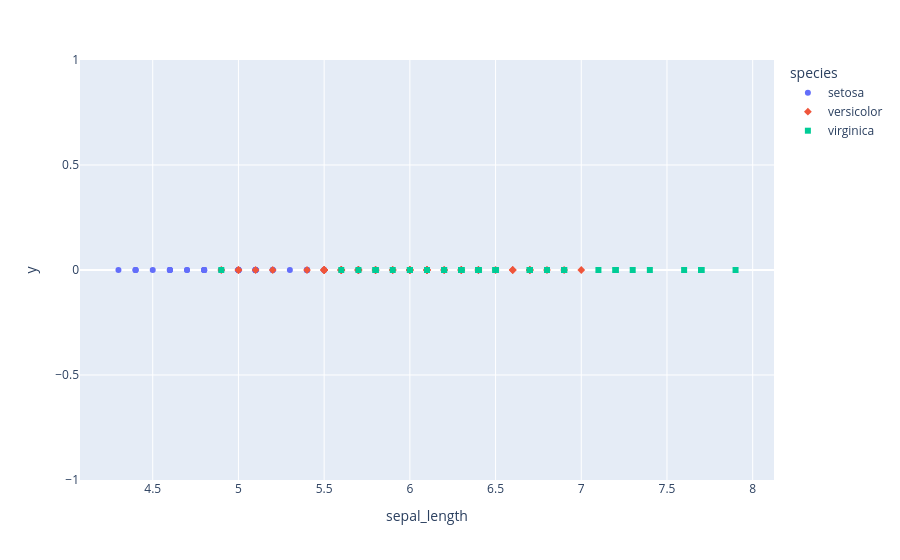

The cell this chart's notebook holds for it:
### Code cell
# .CSV File scater Plot for sepal_length

df2 = pd.read_csv("iris.csv")
fig3 = px.scatter(df2, x = "sepal_length", y = np.zeros(np.shape(df2)[0]) ,color="species", symbol="species")
fig3.show()

### Figure 1 — Plotly figure (JSON) as saved in the notebook; plotly's stock layout.template omitted (floating-point values rounded to 4 significant figures)
{"data": [{"hovertemplate": "species=setosa<br>sepal_length=%{x}<br>y=%{y}<extra></extra>", "legendgroup": "setosa", "marker": {"color": "#636efa", "symbol": "circle"}, "mode": "markers", "name": "setosa", "orientation": "v", "showlegend": true, "type": "scatter", "x": [5.1, 4.9, 4.7, 4.6, 5.0, 5.4, 4.6, 5.0, 4.4, 4.9, 5.4, 4.8, 4.8, 4.3, 5.8, 5.7, 5.4, 5.1, 5.7, 5.1, 5.4, 5.1, 4.6, 5.1, 4.8, 5.0, 5.0, 5.2, 5.2, 4.7, 4.8, 5.4, 5.2, 5.5, 4.9, 5.0, 5.5, 4.9, 4.4, 5.1, 5.0, 4.5, 4.4, 5.0, 5.1, 4.8, 5.1, 4.6, 5.3, 5.0], "xaxis": "x", "y": [0.0, 0.0, 0.0, 0.0, 0.0, 0.0, 0.0, 0.0, 0.0, 0.0, 0.0, 0.0, 0.0, 0.0, 0.0, 0.0, 0.0, 0.0, 0.0, 0.0, 0.0, 0.0, 0.0, 0.0, 0.0, 0.0, 0.0, 0.0, 0.0, 0.0, 0.0, 0.0, 0.0, 0.0, 0.0, 0.0, 0.0, 0.0, 0.0, 0.0, 0.0, 0.0, 0.0, 0.0, 0.0, 0.0, 0.0, 0.0, 0.0, 0.0], "yaxis": "y"}, {"hovertemplate": "species=versicolor<br>sepal_length=%{x}<br>y=%{y}<extra></extra>", "legendgroup": "versicolor", "marker": {"color": "#EF553B", "symbol": "diamond"}, "mode": "markers", "name": "versicolor", "orientation": "v", "showlegend": true, "type": "scatter", "x": [7.0, 6.4, 6.9, 5.5, 6.5, 5.7, 6.3, 4.9, 6.6, 5.2, 5.0, 5.9, 6.0, 6.1, 5.6, 6.7, 5.6, 5.8, 6.2, 5.6, 5.9, 6.1, 6.3, 6.1, 6.4, 6.6, 6.8, 6.7, 6.0, 5.7, 5.5, 5.5, 5.8, 6.0, 5.4, 6.0, 6.7, 6.3, 5.6, 5.5, 5.5, 6.1, 5.8, 5.0, 5.6, 5.7, 5.7, 6.2, 5.1, 5.7], "xaxis": "x", "y": [0.0, 0.0, 0.0, 0.0, 0.0, 0.0, 0.0, 0.0, 0.0, 0.0, 0.0, 0.0, 0.0, 0.0, 0.0, 0.0, 0.0, 0.0, 0.0, 0.0, 0.0, 0.0, 0.0, 0.0, 0.0, 0.0, 0.0, 0.0, 0.0, 0.0, 0.0, 0.0, 0.0, 0.0, 0.0, 0.0, 0.0, 0.0, 0.0, 0.0, 0.0, 0.0, 0.0, 0.0, 0.0, 0.0, 0.0, 0.0, 0.0, 0.0], "yaxis": "y"}, {"hovertemplate": "species=virginica<br>sepal_length=%{x}<br>y=%{y}<extra></extra>", "legendgroup": "virginica", "marker": {"color": "#00cc96", "symbol": "square"}, "mode": "markers", "name": "virginica", "orientation": "v", "showlegend": true, "type": "scatter", "x": [6.3, 5.8, 7.1, 6.3, 6.5, 7.6, 4.9, 7.3, 6.7, 7.2, 6.5, 6.4, 6.8, 5.7, 5.8, 6.4, 6.5, 7.7, 7.7, 6.0, 6.9, 5.6, 7.7, 6.3, 6.7, 7.2, 6.2, 6.1, 6.4, 7.2, 7.4, 7.9, 6.4, 6.3, 6.1, 7.7, 6.3, 6.4, 6.0, 6.9, 6.7, 6.9, 5.8, 6.8, 6.7, 6.7, 6.3, 6.5, 6.2, 5.9], "xaxis": "x", "y": [0.0, 0.0, 0.0, 0.0, 0.0, 0.0, 0.0, 0.0, 0.0, 0.0, 0.0, 0.0, 0.0, 0.0, 0.0, 0.0, 0.0, 0.0, 0.0, 0.0, 0.0, 0.0, 0.0, 0.0, 0.0, 0.0, 0.0, 0.0, 0.0, 0.0, 0.0, 0.0, 0.0, 0.0, 0.0, 0.0, 0.0, 0.0, 0.0, 0.0, 0.0, 0.0, 0.0, 0.0, 0.0, 0.0, 0.0, 0.0, 0.0, 0.0], "yaxis": "y"}], "layout": {"legend": {"title": {"text": "species"}, "tracegroupgap": 0}, "margin": {"t": 60}, "xaxis": {"anchor": "y", "domain": [0, 1], "title": {"text": "sepal_length"}}, "yaxis": {"anchor": "x", "domain": [0, 1], "title": {"text": "y"}}}}
